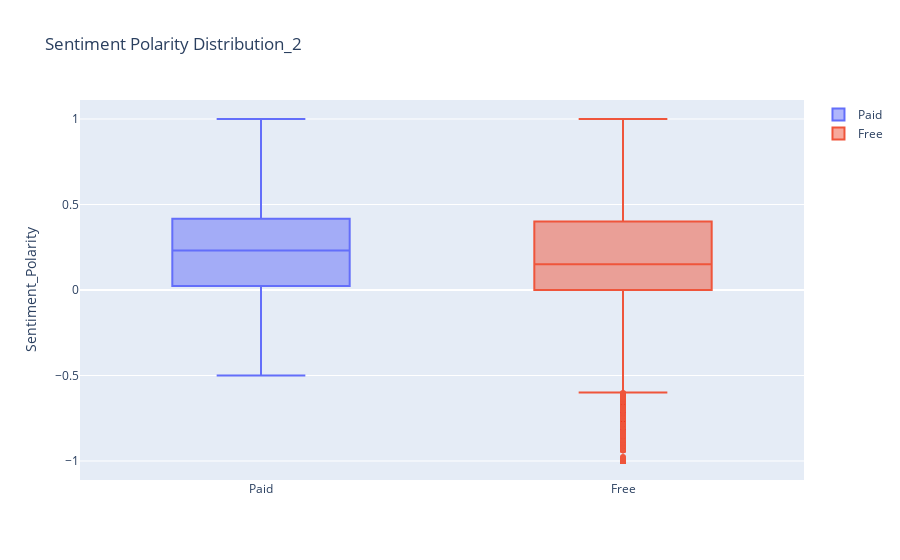

The cell this chart's notebook holds for it:
### Code cell
trace0_2 = go.Box(
    # Data for paid apps
    y = merged_df[merged_df['Type'] == 'Paid']['Sentiment_Polarity'],
    name = 'Paid'
)

trace1_2 = go.Box(
    # Data for free apps
    y = merged_df[merged_df['Type'] =='Free']['Sentiment_Polarity'],
    name = 'Free'
)

layout_2 = go.Layout(
    title = "Sentiment Polarity Distribution_2",
    yaxis = dict(title = "Sentiment_Polarity",
#                type = 'log',
                autorange = True)
)

# Add trace0 and trace1 to a list for plotting
data_2 = [trace0_2, trace1_2]
plotly.offline.iplot({'data': data_2, 'layout': layout_2})

### Figure 1 — Plotly figure (JSON) as saved in the notebook; plotly's stock layout.template omitted (floating-point values rounded to 4 significant figures; data arrays with more than 128 entries replaced by an {"elided": "..."} marker saying what was removed)
{"data": [{"name": "Paid", "type": "box", "y": {"elided": "416 float values"}}, {"name": "Free", "type": "box", "y": {"elided": "35513 float values"}}], "layout": {"title": {"text": "Sentiment Polarity Distribution_2"}, "yaxis": {"autorange": true, "title": {"text": "Sentiment_Polarity"}}}}
